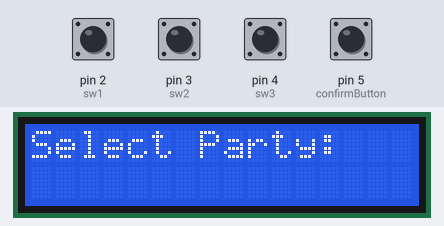
A sketch run on a simulated Arduino Uno, built with avr-gcc and run on an emulated ATmega328P. Parts: 16×2 character LCD. The inputs (shaded band) are chosen by the test bench; at power-on: pin 2 (sw1), pin 3 (sw2), pin 4 (sw3), pin 5 (confirmButton) HIGH. What the sketch prints to the serial monitor is not drawn.

Above: at 1.2 s.
1.3 s: pin 2 (sw1) pulled LOW for 0.15 s
At 2.5 s:
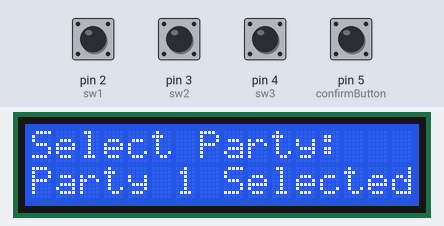
2.9 s: pin 5 (confirmButton) pulled LOW for 0.15 s
At 4.0 s:
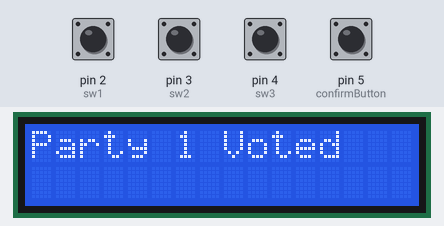
6.0 s: pin 3 (sw2) pulled LOW for 0.15 s
At 7.2 s:
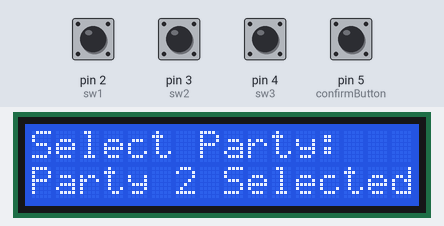
7.6 s: pin 4 (sw3) pulled LOW for 0.15 s
At 8.7 s:
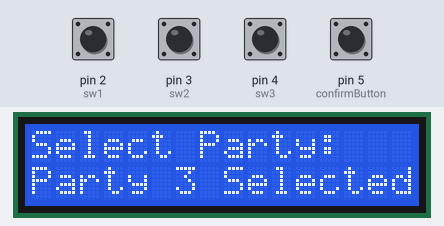
9.2 s: pin 5 (confirmButton) pulled LOW for 1 s
At 10.0 s:
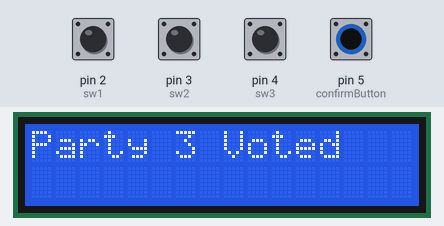
13.2 s: pin 2 (sw1) pulled LOW for 1 s
At 14.2 s:
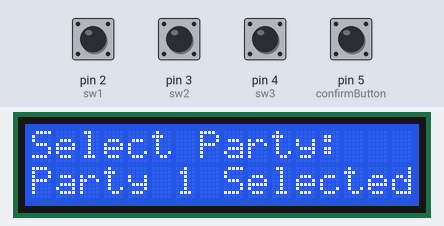
Timing chart, 0 to 16.2 s (numbered marks = the images above; inputs shaded):
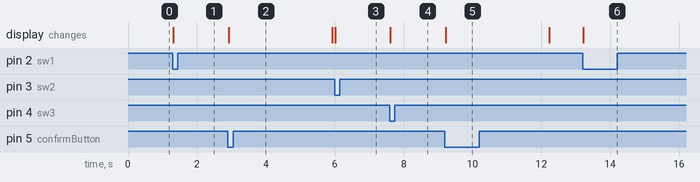

Measured:
- after the input at 1.3 s, the display: changes at once (image 1)
- after the input at 2.9 s, the display: changes at once (image 2)
- after the input at 6.0 s, the display: changes at once (image 3)
- after the input at 7.6 s, the display: changes at once (image 4)
- after the input at 9.2 s, the display: changes at once (image 5)
- after the input at 13.2 s, the display: changes at once (image 6)

The sketch:

e_voting_without_i2c.ino
```cpp
#include <Wire.h>
#include <LiquidCrystal_I2C.h>

LiquidCrystal_I2C lcd(0x27, 16, 2); // Set the LCD address to 0x27 for a 16 chars and 2 line display

#define sw1 2
#define sw2 3
#define sw3 4
#define confirmButton 5

int selectedParty = 0;
int vote1 = 0;
int vote2 = 0;
int vote3 = 0;

void setup() {
  pinMode(sw1, INPUT_PULLUP);
  pinMode(sw2, INPUT_PULLUP);
  pinMode(sw3, INPUT_PULLUP);
  pinMode(confirmButton, INPUT_PULLUP);

  lcd.begin();                      // Initialize the LCD
  lcd.backlight();                 // Turn on backlight
  lcd.setCursor(0, 0);
  lcd.print("Select Party:");
  Serial.begin(9600);
}

void loop() {
  if (digitalRead(sw1) == LOW) {
    selectedParty = 1;
    lcd.setCursor(0, 1);
    lcd.print("Party 1 Selected  ");
    while (digitalRead(sw1) == LOW); // Wait for button release
    delay(100);
  }

  if (digitalRead(sw2) == LOW) {
    selectedParty = 2;
    lcd.setCursor(0, 1);
    lcd.print("Party 2 Selected  ");
    while (digitalRead(sw2) == LOW); // Wait for button release
    delay(100);
  }

  if (digitalRead(sw3) == LOW) {
    selectedParty = 3;
    lcd.setCursor(0, 1);
    lcd.print("Party 3 Selected  ");
    while (digitalRead(sw3) == LOW); // Wait for button release
    delay(100);
  }

  if (digitalRead(confirmButton) == LOW && selectedParty != 0) {
    if (selectedParty == 1) {
      vote1++;
      lcd.clear();
      lcd.setCursor(0, 0);
      lcd.print("Party 1 Voted  ");
    }
    else if (selectedParty == 2) {
      vote2++;
      lcd.clear();
      lcd.setCursor(0, 0);
      lcd.print("Party 2 Voted  ");
    }
    else if (selectedParty == 3) {
      vote3++;
      lcd.clear();
      lcd.setCursor(0, 0);
      lcd.print("Party 3 Voted  ");
    }
    Serial.print("Party 1 votes : ");
      Serial.println(vote1);
      Serial.print("Party 2 votes : ");
      Serial.println(vote2);
      Serial.print("Party 3 votes : ");
      Serial.print(vote3);
      Serial.println("\n\n");
    selectedParty = 0; // Reset selected party
    delay(3000); // wait for three seconds
    lcd.clear();
    lcd.setCursor(0, 0);
    lcd.print("Select Party:  ");
  }
}
```
